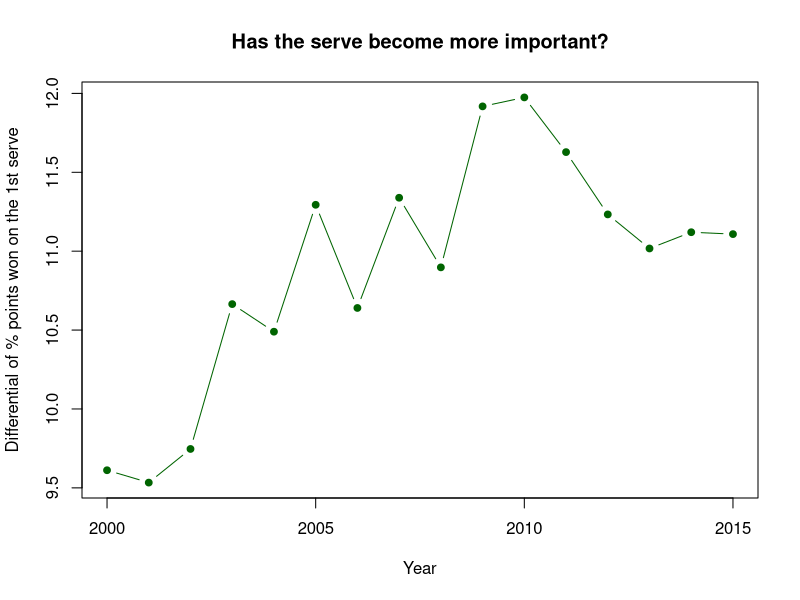
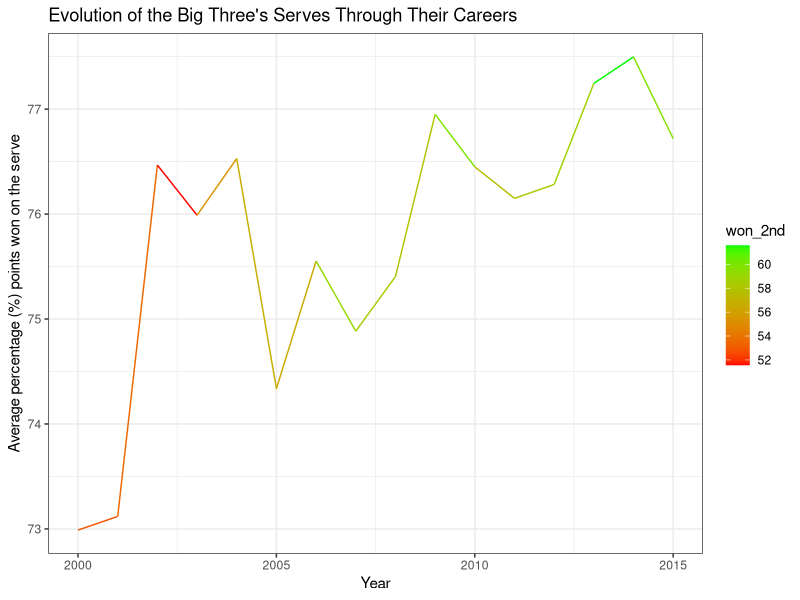
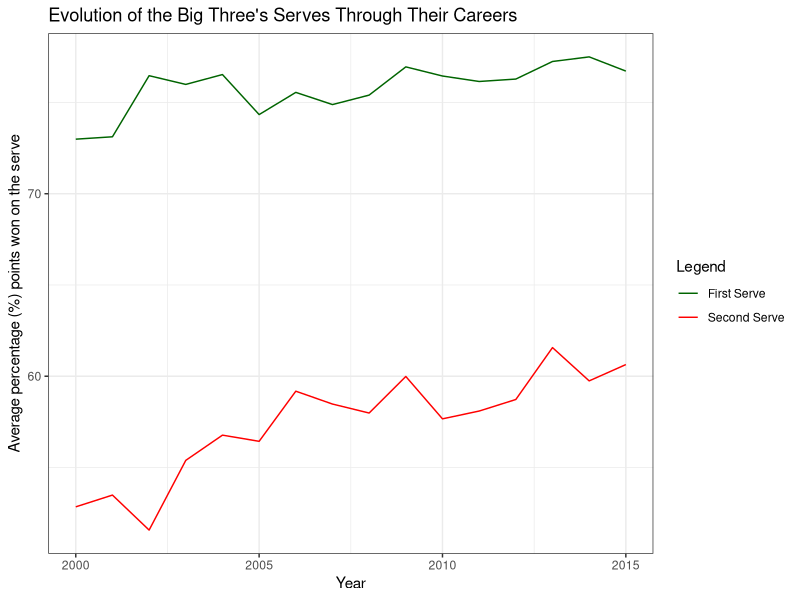
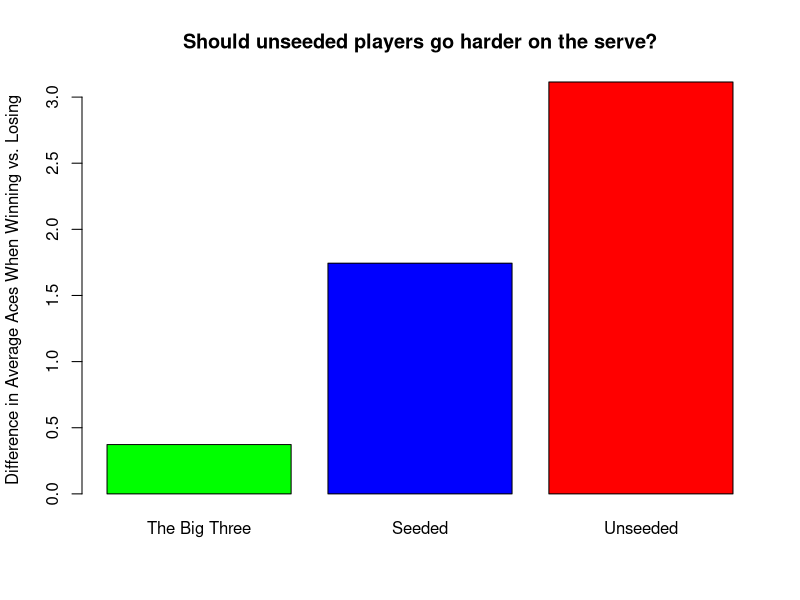
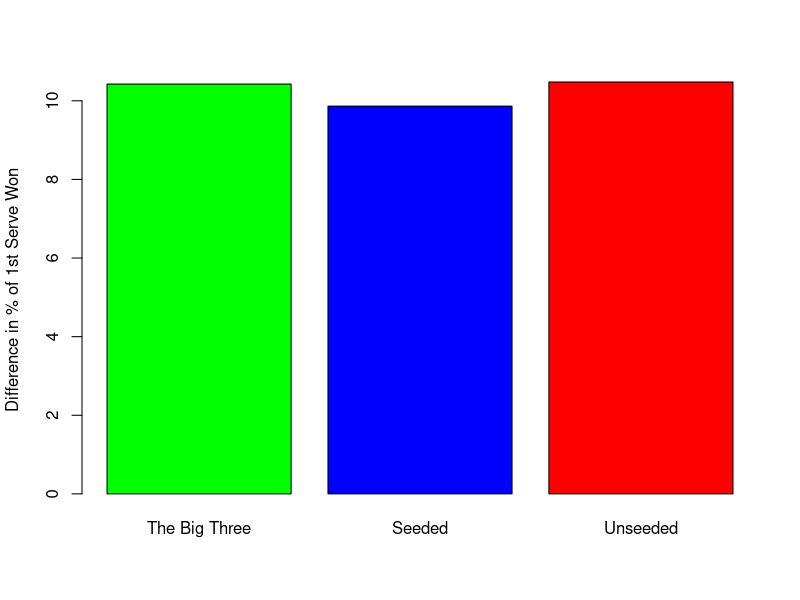
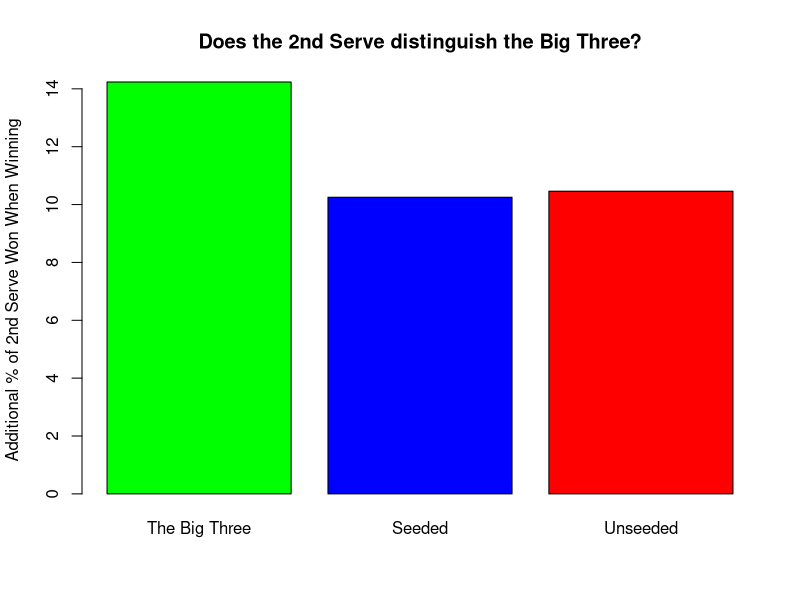

Write the R code that produced these figures, in order.
## ---- chunk 1
knitr::opts_chunk$set(echo = TRUE)
library(tidyverse)
df <- read.csv('grand_slams_15.csv')
win_serve <- c('w_ace', 'w_df', 'w_svpt', 'w_1stIn', 'w_1stWon',
       'w_2ndWon', 'w_SvGms', 'w_bpconv', 'Year')
lose_serve <- c('l_ace', 'l_df',
       'l_svpt', 'l_1stIn', 'l_1stWon', 'l_2ndWon', 'l_SvGms', 'l_bpconv', 'Year')
## ---- chunk 2
find_year <- function(x) {
  as.numeric(paste(unlist(str_split(x, ''))[1:4], collapse = ''))
}
df$Year <- vapply(df$tourney_date, FUN = find_year, numeric(1))
tb <- tibble(df)

evol<- tb %>% group_by(Year) %>% 
  summarise(winner_aces = mean(w_ace, na.rm = TRUE),
            loser_aces = mean(l_ace, na.rm = TRUE),
            win_df = mean(w_df, na.rm = TRUE),
            lose_df = mean(l_df, na.rm = TRUE),
            win_sp = mean(w_svpt, na.rm = TRUE),
            l_sp = mean(l_svpt, na.rm = TRUE), 
            w_1stserve = mean(w_1stWon, na.rm = TRUE),
            w_2ndserve = mean(w_2ndWon, na.rm = TRUE), 
            l_1stserve = mean(l_1stWon, na.rm = TRUE),
            l_2ndserve = mean(l_2ndWon, na.rm = TRUE)) %>% mutate(diff_1st = w_1stserve - l_1stserve,diff_2nd = w_2ndserve - l_2ndserve )
evol
plot(evol$Year,evol$diff_1st, type = 'b', cex = 0.9, pch = 19, col = 'darkgreen', ylab = 'Differential of % points won on the 1st serve',
     xlab = 'Year', main = 'Has the serve become more important?')
## ---- chunk 3
surf<- tb %>% group_by(surface) %>% 
  summarise(winner_aces = mean(w_ace, na.rm = TRUE),
            loser_aces = mean(l_ace, na.rm = TRUE),
            win_df = mean(w_df, na.rm = TRUE),
            lose_df = mean(l_df, na.rm = TRUE),
            win_sp = mean(w_svpt, na.rm = TRUE),
            l_sp = mean(l_svpt, na.rm = TRUE), 
            w_1stserve = mean(w_1stWon, na.rm = TRUE),
            w_2ndserve = mean(w_2ndWon, na.rm = TRUE),
            l_1stserve = mean(l_1stWon, na.rm = TRUE),
            l_2ndserve = mean(l_2ndWon, na.rm = TRUE))
surf

surf %>% 
  mutate(ace_diff = winner_aces - loser_aces,
         df_diff = win_df - lose_df, first_serve = w_1stserve - l_1stserve, second_serve = w_2ndserve - l_2ndserve) %>% mutate(first_second_serve_diff = first_serve - second_serve) %>% 
  select(surface, ace_diff, df_diff, first_serve, second_serve, first_second_serve_diff)
## ---- chunk 4
big_three_w <- df[df$winner_name %in% c("Roger Federer", "Novak Djokovic", "Rafael Nadal"),]
w <- apply(big_three_w[,win_serve], MARGIN = 2, mean, na.rm = TRUE)

big_three_l <- df[df$loser_name %in% c("Roger Federer", "Novak Djokovic", "Rafael Nadal"),]
l <- apply(big_three_l[,lose_serve], MARGIN = 2, mean, na.rm = TRUE)

big3_copy <- w - l
big3_copy
## ---- chunk 5
lose <- unname(big_three_l[,lose_serve])
win <- unname(big_three_w[,win_serve])
big3 <- as.data.frame(rbind(as.matrix(win), as.matrix(lose)))
names(big3) <- win_serve
big3 <- big3 %>% tibble() %>% group_by(Year) %>% summarise(won_1st =  mean(w_1stWon), won_2nd =  mean(w_2ndWon))
ggplot(big3, aes(x = Year, y = won_1st, color = won_2nd)) + geom_line() + scale_color_gradient(low = 'red', high = 'green') + labs(y = 'Average percentage (%) points won on the serve', title = 'Evolution of the Big Three\'s Serves Through Their Careers' )+ theme_bw()
colors <- c("First Serve" = "darkgreen", "Second Serve" = "red")
big3$`First Serve` <- big3$won_1st
big3$`Second Serve` <- big3$won_2nd
big3 <- big3[,c(-2,-3)] 
pivot_longer(big3, col = c("First Serve", "Second Serve"), names_to = "Type of Serve", values_to = "Percentage") %>% 
  ggplot() + geom_line(aes(x = Year, y = Percentage, color = `Type of Serve`)) + labs(y = 'Average percentage (%) points won on the serve', title = 'Evolution of the Big Three\'s Serves Through Their Careers', color = "Legend" )+ scale_colour_manual(values=c("darkgreen","red"))+ theme_bw()  
## ---- chunk 6
seeded_w <- df[!(df$winner_name %in% c("Roger Federer", "Novak Djokovic", "Rafael Nadal")) & !is.na(df$winner_seed),]
w <- apply(seeded_w[,win_serve], MARGIN = 2, mean, na.rm = TRUE)
seeded_l <- df[!(df$loser_name %in% c("Roger Federer", "Novak Djokovic", "Rafael Nadal")) & !is.na(df$loser_seed),]
l <- apply(seeded_l[,lose_serve], MARGIN = 2, mean, na.rm = TRUE)

seeded <- w - l
seeded
## ---- chunk 7
unseeded_w <- df[is.na(df$winner_seed),]
w <- apply(unseeded_w[,win_serve], MARGIN = 2, mean, na.rm = TRUE)
unseeded_l <- df[is.na(df$loser_seed),]
l <- apply(unseeded_l[,lose_serve], MARGIN = 2, mean, na.rm = TRUE)
unseeded <- w - l
unseeded
## ---- chunk 8
compare <- rbind(big3_copy, seeded, unseeded)
rownames(compare) <- c("The Big Three", "Seeded", "Unseeded")
## ---- chunk 9
barplot(compare[,1], main = 'Should unseeded players go harder on the serve?', ylab = 'Difference in Average Aces When Winning vs. Losing', col = c('green', 'blue', 'red'))
## ---- chunk 10
barplot(compare[,5], col = c('green', 'blue', 'red'), ylab = 'Difference in % of 1st Serve Won')
barplot(compare[,6], col = c('green', 'blue', 'red'), ylab = 'Additional % of 2nd Serve Won When Winning',
        main = "Does the 2nd Serve distinguish the Big Three?")
